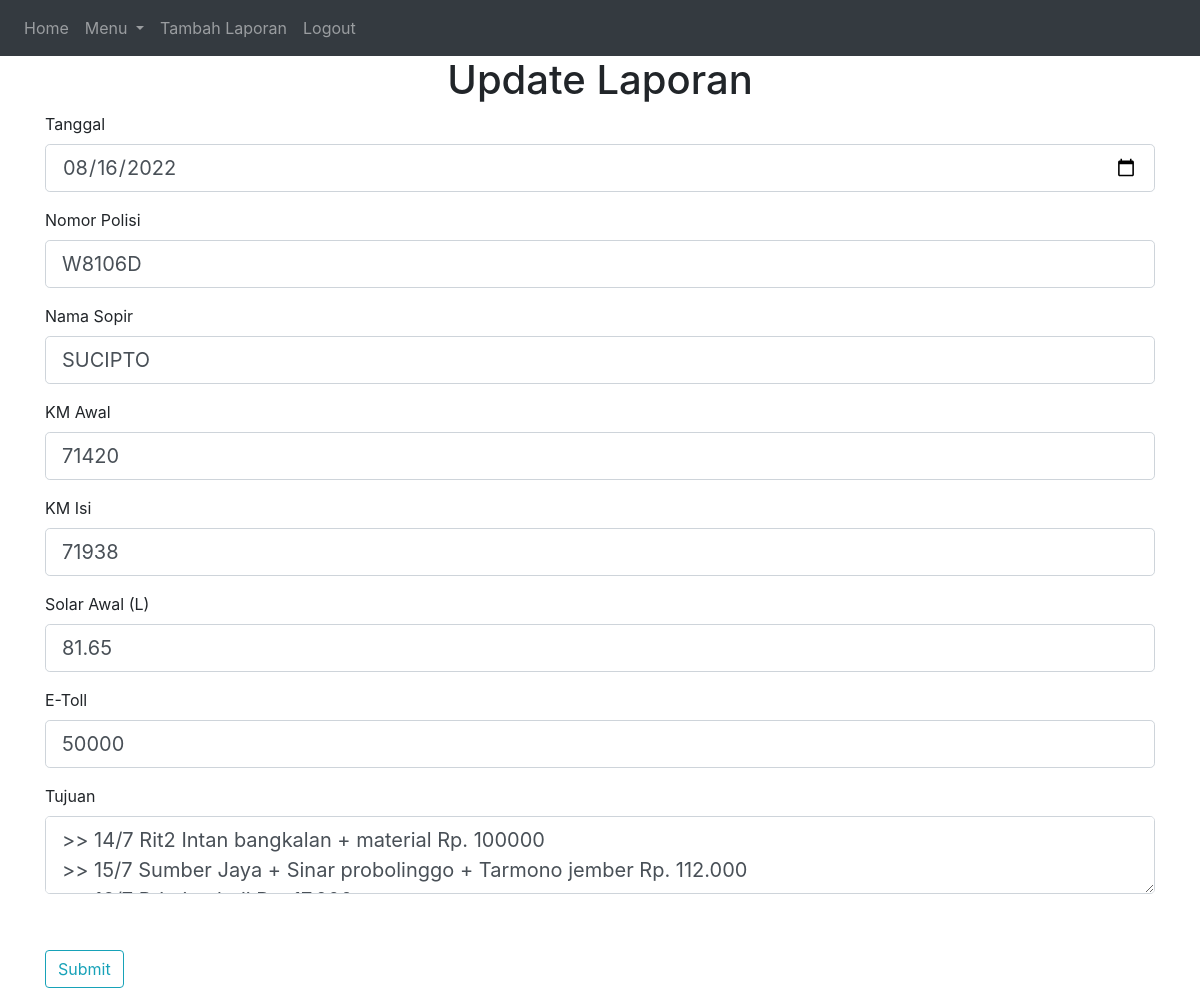
Before: /laporan/2/update (signed in) with the older database file.
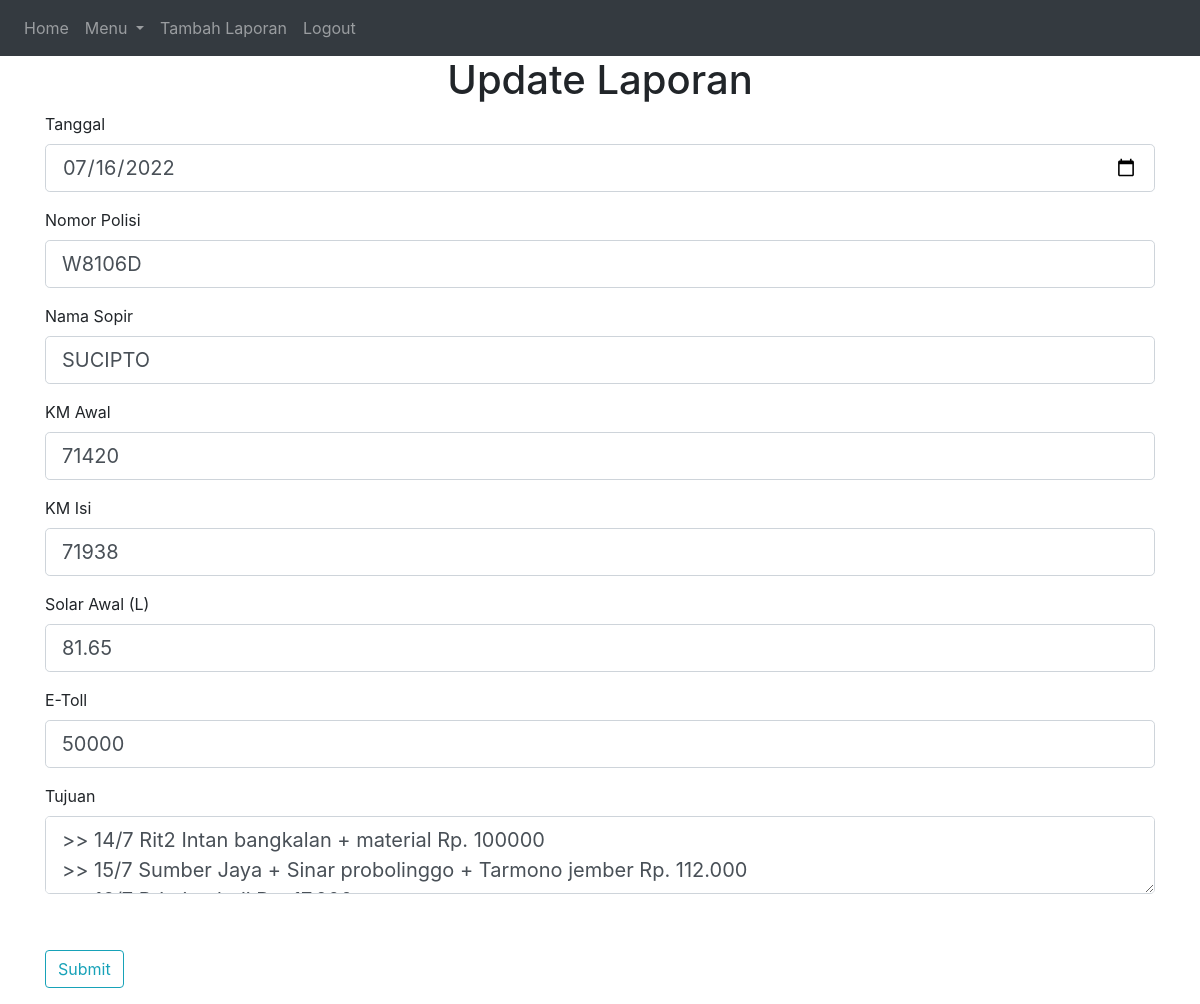
After: the same page with the newer database file.
### website/models.py (models this page shows)
class Laporan(db.Model):
    id = db.Column(db.Integer, primary_key=True)
    tanggal = db.Column(db.Date())
    nopol = db.Column(db.String(100))
    sopir = db.Column(db.String(100))
    tujuan = db.Column(db.String(500))
    km_awal = db.Column(db.Integer)
    km_isi = db.Column(db.Integer)
    solar_awal = db.Column(db.Float)
    tujuan = db.Column(db.String(500))
    e_toll = db.Column(db.Integer)
    username = db.Column(db.String(150), db.ForeignKey('user.username'))

### website/views.py (the view)
@views.route('/laporan/<int:id>/update', methods=['GET', 'POST'])
@login_required
def update_laporan(id):
    laporan = Laporan.query.get_or_404(id)
    form = LaporanForm()
    if laporan.username != current_user.username:
        abort(403)
    if form.validate_on_submit():
        laporan.tanggal = form.tanggal.data
        laporan.nopol = form.nopol.data.upper()
        laporan.sopir = form.sopir.data.upper()
        laporan.km_awal = form.km_awal.data
        laporan.km_isi = form.km_isi.data
        laporan.solar_awal = form.solar_awal.data
        laporan.e_toll = form.e_toll.data
        laporan.tujuan = form.tujuan.data
        db.session.commit()
        flash('Data laporan berhasil diupdate!', 'success')
        return redirect(url_for('views.laporan', id=laporan.id))
    elif request.method == 'GET':
        form.tanggal.data = laporan.tanggal
        form.nopol.data = laporan.nopol
        form.sopir.data = laporan.sopir
        form.km_awal.data = laporan.km_awal
        form.km_isi.data = laporan.km_isi
        form.solar_awal.data = laporan.solar_awal
        form.e_toll.data = laporan.e_toll
        form.tujuan.data = laporan.tujuan
    return render_template('add_laporan.html', title="Update Laporan", form = form, user=current_user)

### website/views.py
class LaporanForm(FlaskForm):
    tanggal = DateField('Tanggal', validators=[DataRequired()])
    nopol = StringField('Nomor Polisi', validators=[DataRequired()])
    sopir = StringField('Nama Sopir', validators=[DataRequired()])
    km_awal = IntegerField('KM Awal', validators=[DataRequired()])
    km_isi = IntegerField('KM Isi')
    solar_awal = DecimalField('Solar Awal (L)')
    e_toll = IntegerField('E-Toll')
    tujuan = TextAreaField('Tujuan')
    submit = SubmitField('Submit')

### website/__init__.py (called while the page is built)
def create_app():
    app = Flask(__name__)
    app.config['SECRET_KEY'] = '123123'
    app.config['SQLALCHEMY_DATABASE_URI'] = f'sqlite:///{DB_NAME}'
    app.config['MAX_CONTENT_LENGTH'] = 16 * 1024 * 1024
    db.init_app(app)
    from .views import views
    from .auth import auth
    app.register_blueprint(views, url_prefix='/')
    app.register_blueprint(auth, url_prefix='/')
    from .models import User, Laporan
    create_database(app)
    login_manager = LoginManager()
    login_manager.login_view = 'auth.login'
    login_manager.init_app(app)
    @login_manager.user_loader
    def load_user(id):
        return User.query.get(int(id))
    return app

### website/templates/add_laporan.html (shortened to what the changed rows need)
{% extends "home.html" %}
{% block content %}
<h1 align="center">{% block title %} {{ title }} {% endblock %}</h1>
<div class="content-section">
    <form method="POST" action="">
        <fieldset class="form-group">
            <div class="form-group">
                {{ form.tanggal.label(class="form-control-label") }}
                {% if form.tanggal.errors %}
                    {{ form.tanggal(class="form-control form-control-lg is-invalid") }}
                    <div class="invalid-feedback">
                        {% for error in form.tanggal.errors %}
                            <span>{{ error }}</span>
                        {% endfor %}
                    </div>
                {% else %}
                    {{ form.tanggal(class="form-control form-control-lg") }}
                {% endif %}
            </div>
            <div class="form-group">
                {{ form.nopol.label(class="form-control-label") }}
                {% if form.nopol.errors %}
                    {{ form.nopol(class="form-control form-control-lg is-invalid") }}
                    <div class="invalid-feedback">
                        {% for error in form.nopol.errors %}
                            <span>{{ error }}</span>
                        {% endfor %}
                    </div>
                {% else %}
                    {{ form.nopol(class="form-control form-control-lg") }}
                {% endif %}
            </div>
            <div class="form-group">
                {{ form.sopir.label(class="form-control-label") }}
                {% if form.sopir.errors %}
                    {{ form.sopir(class="form-control form-control-lg is-invalid") }}
                    <div class="invalid-feedback">
                        {% for error in form.sopir.errors %}
                            <span>{{ error }}</span>
                        {% endfor %}
                    </div>
                {% else %}
                    {{ form.sopir(class="form-control form-control-lg") }}
                {% endif %}
            </div>
            <div class="form-group">
                {{ form.km_awal.label(class="form-control-label") }}
                {% if form.km_awal.errors %}
                    {{ form.km_awal(class="form-control form-control-lg is-invalid") }}
                    <div class="invalid-feedback">
                        {% for error in form.km_awal.errors %}
                            <span>{{ error }}</span>
                        {% endfor %}
                    </div>
                {% else %}
                    {{ form.km_awal(class="form-control form-control-lg") }}
                {% endif %}
            </div>
            <div class="form-group">
                {{ form.km_isi.label(class="form-control-label") }}
                {% if form.km_isi.errors %}
                    {{ form.km_isi(class="form-control form-control-lg is-invalid") }}
                    <div class="invalid-feedback">
                        {% for error in form.km_isi.errors %}
                            <span>{{ error }}</span>
                        {% endfor %}
                    </div>
                {% else %}
                    {{ form.km_isi(class="form-control form-control-lg") }}
                {% endif %}
            </div>
            <div class="form-group">
                {{ form.solar_awal.label(class="form-control-label") }}
                {% if form.solar_awal.errors %}
                    {{ form.solar_awal(class="form-control form-control-lg is-invalid") }}
                    <div class="invalid-feedback">
                        {% for error in form.solar_awal.errors %}
                            <span>{{ error }}</span>
                        {% endfor %}
                    </div>
                {% else %}
                    {{ form.solar_awal(class="form-control form-control-lg") }}
                {% endif %}
            </div>
            <div class="form-group">
                {{ form.e_toll.label(class="form-control-label") }}
                {% if form.e_toll.errors %}
                    {{ form.e_toll(class="form-control form-control-lg is-invalid") }}
                    <div class="invalid-feedback">
                        {% for error in form.e_toll.errors %}
                            <span>{{ error }}</span>
                        {% endfor %}
                    </div>
                {% else %}
                    {{ form.e_toll(class="form-control form-control-lg") }}
                {% endif %}
            </div>
            <div class="form-group">
                {{ form.tujuan.label(class="form-control-label") }}
                {% if form.tujuan.errors %}
                    {{ form.tujuan(class="form-control form-control-lg is-invalid") }}
                    <div class="invalid-feedback">
                        {% for error in form.tujuan.errors %}
                            <span>{{ error }}</span>
                        {% endfor %}
                    </div>
                {% else %}
                    {{ form.tujuan(class="form-control form-control-lg") }}
                {% endif %}
            </div>
        </fieldset>
    </form>
</div>
{% endblock content %}

Changed rows visible on the page:
changed Laporan "SUCIPTO": tanggal "08/16/2022" → "07/16/2022"
